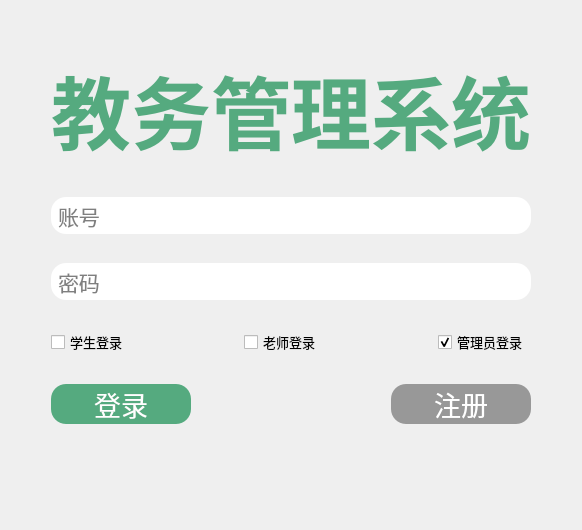
             <widget class="QWidget" name="page">
              <layout class="QHBoxLayout" name="horizontalLayout_5">
               <item>
                <layout class="QVBoxLayout" name="verticalLayout_6">
                 <item>
                  <spacer name="verticalSpacer">
                   <property name="orientation">
                    <enum>Qt::Vertical</enum>
                   </property>
                   <property name="sizeHint" stdset="0">
                    <size>
                     <width>20</width>
                     <height>40</height>
                    </size>
                   </property>
                  </spacer>
                 </item>
                 <item>
                  <layout class="QHBoxLayout" name="horizontalLayout_3">
                   <item>
                    <spacer name="horizontalSpacer">
                     <property name="orientation">
                      <enum>Qt::Horizontal</enum>
                     </property>
                     <property name="sizeHint" stdset="0">
                      <size>
                       <width>40</width>
                       <height>20</height>
                      </size>
                     </property>
                    </spacer>
                   </item>
                   <item>
                    <layout class="QVBoxLayout" name="verticalLayout">
                     <property name="spacing">
                      <number>29</number>
                     </property>
                     <item>
                      <widget class="QLabel" name="label">
                       <property name="font">
                        <font>
                         <family>微软雅黑</family>
                         <pointsize>60</pointsize>
                         <bold>true</bold>
                        </font>
                       </property>
                       <property name="styleSheet">
                        <string notr="true">color: rgb(85, 170, 127);</string>
                       </property>
                       <property name="text">
                        <string>教务管理系统</string>
                       </property>
                       <property name="alignment">
                        <set>Qt::AlignCenter</set>
                       </property>
                      </widget>
                     </item>
                     <item>
                      <widget class="QLineEdit" name="lineEdit">
                       <property name="font">
                        <font>
                         <pointsize>16</pointsize>
                        </font>
                       </property>
                       <property name="styleSheet">
                        <string notr="true">border-radius:15px;
padding:5px;
background-color: rgb(255, 255, 255);</string>
                       </property>
                       <property name="placeholderText">
                        <string>账号</string>
                       </property>
                      </widget>
                     </item>
                     <item>
                      <widget class="QLineEdit" name="lineEdit_2">
                       <property name="font">
                        <font>
                         <pointsize>16</pointsize>
                        </font>
                       </property>
                       <property name="styleSheet">
                        <string notr="true">border-radius:15px;
padding:5px;
background-color: rgb(255, 255, 255);</string>
                       </property>
                       <property name="text">
                        <string/>
                       </property>
                       <property name="echoMode">
                        <enum>QLineEdit::Password</enum>
                       </property>
                       <property name="cursorPosition">
                        <number>0</number>
                       </property>
                       <property name="placeholderText">
                        <string>密码</string>
                       </property>
                      </widget>
                     </item>
                     <item>
                      <layout class="QHBoxLayout" name="horizontalLayout">
                       <property name="spacing">
                        <number>100</number>
                       </property>
                       <item>
                        <widget class="QCheckBox" name="checkBox">
                         <property name="font">
                          <font>
                           <pointsize>10</pointsize>
                          </font>
                         </property>
                         <property name="text">
                          <string>学生登录</string>
                         </property>
                         <property name="autoExclusive">
                          <bool>true</bool>
                         </property>
                        </widget>
                       </item>
                       <item>
                        <widget class="QCheckBox" name="checkBox_2">
                         <property name="font">
                          <font>
                           <pointsize>10</pointsize>
                          </font>
                         </property>
                         <property name="text">
                          <string>老师登录</string>
                         </property>
                         <property name="autoExclusive">
                          <bool>true</bool>
                         </property>
                        </widget>
                       </item>
                       <item>
                        <widget class="QCheckBox" name="checkBox_3">
                         <property name="font">
                          <font>
                           <pointsize>10</pointsize>
                          </font>
                         </property>
                         <property name="text">
                          <string>管理员登录</string>
                         </property>
                         <property name="checked">
                          <bool>true</bool>
                         </property>
                         <property name="autoExclusive">
                          <bool>true</bool>
                         </property>
                        </widget>
                       </item>
                      </layout>
                     </item>
                     <item>
                      <layout class="QHBoxLayout" name="horizontalLayout_2">
                       <property name="spacing">
                        <number>200</number>
                       </property>
                       <item>
                        <widget class="QPushButton" name="pushButton">
                         <property name="font">
                          <font>
                           <pointsize>20</pointsize>
                          </font>
                         </property>
                         <property name="styleSheet">
                          <string notr="true">QPushButton{
	border-radius:15px;
	color: rgb(255, 255, 255);
	background-color: rgb(85, 170, 127);
}

QPushButton:hover{
	background-color: rgb(95, 191, 141);
}

QPushButton:pressed{
	background-color: rgb(73, 147, 109);
}

</string>
                         </property>
                         <property name="text">
                          <string>登录</string>
                         </property>
                        </widget>
                       </item>
                       <item>
                        <widget class="QPushButton" name="pushButton_2">
                         <property name="font">
                          <font>
                           <pointsize>20</pointsize>
                          </font>
                         </property>
                         <property name="styleSheet">
                          <string notr="true">QPushButton{
	border-radius:15px;
	color: rgb(255, 255, 255);
	background-color: rgb(152, 152, 152);
}

QPushButton:hover{
	background-color: rgb(190, 190, 190);
}
QPushButton:pressed{
	
	background-color: rgb(131, 131, 131);
}</string>
                         </property>
                         <property name="text">
                          <string>注册</string>
                         </property>
                        </widget>
                       </item>
                      </layout>
                     </item>
                    </layout>
                   </item>
                   <item>
                    <spacer name="horizontalSpacer_2">
                     <property name="orientation">
                      <enum>Qt::Horizontal</enum>
                     </property>
                     <property name="sizeHint" stdset="0">
                      <size>
                       <width>40</width>
                       <height>20</height>
                      </size>
                     </property>
                    </spacer>
                   </item>
                  </layout>
                 </item>
                 <item>
                  <spacer name="verticalSpacer_2">
                   <property name="orientation">
                    <enum>Qt::Vertical</enum>
                   </property>
                   <property name="sizeHint" stdset="0">
                    <size>
                     <width>20</width>
                     <height>95</height>
                    </size>
                   </property>
                  </spacer>
                 </item>
                </layout>
               </item>
              </layout>
             </widget>
